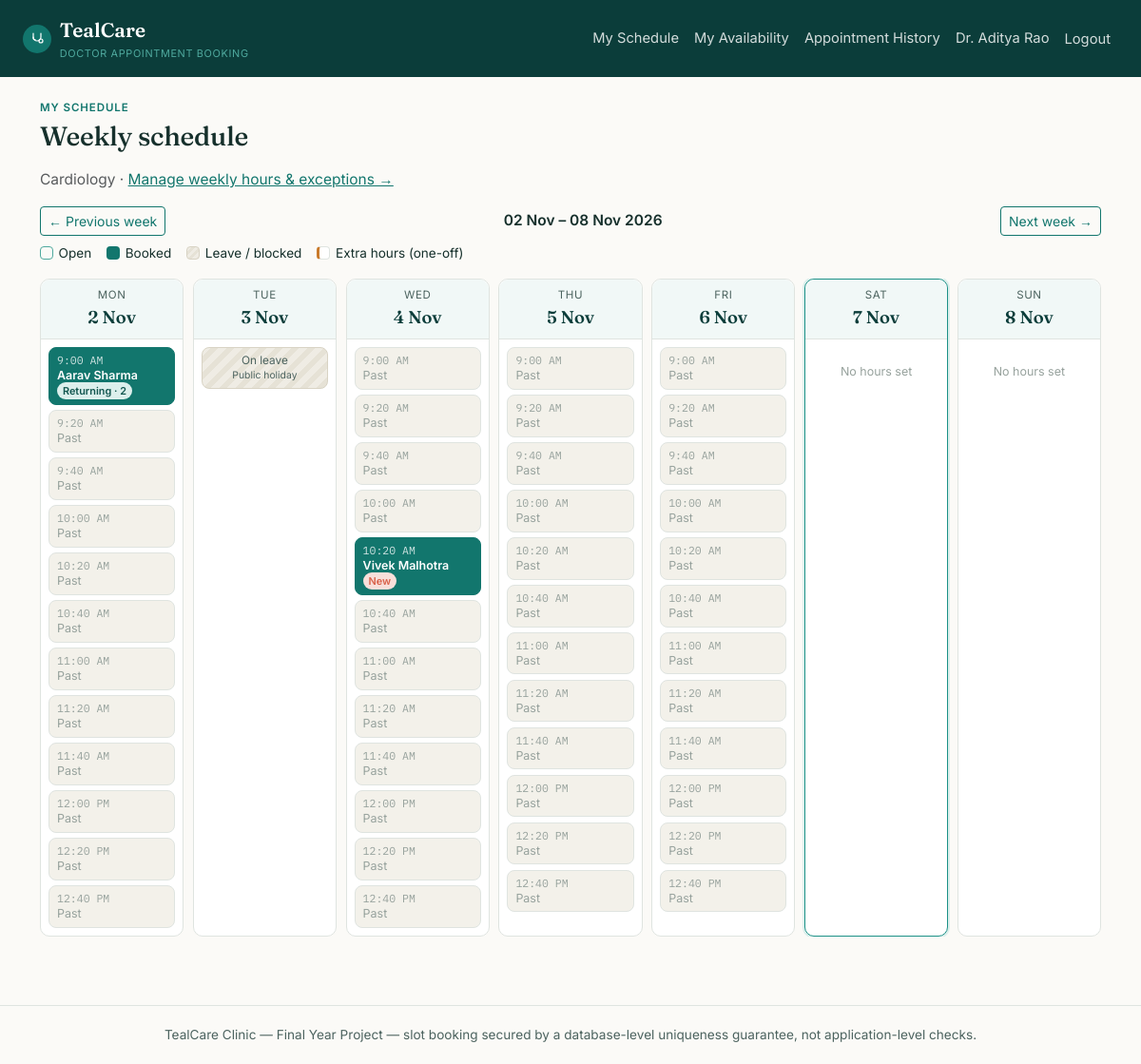
Page /doctor/dashboard (signed in) on the committed database.
### tables this page shows
CREATE TABLE users (
    id INT AUTO_INCREMENT PRIMARY KEY,
    role ENUM('admin','doctor','patient') NOT NULL,
    name VARCHAR(150) NOT NULL,
    email VARCHAR(190) NOT NULL UNIQUE,
    password_hash VARCHAR(255) NOT NULL,
    phone VARCHAR(20) NULL,
     
    staff_code VARCHAR(20) NULL UNIQUE,
     
     
    status ENUM('active','suspended') NOT NULL DEFAULT 'active',
    reset_token VARCHAR(64) NULL,
    reset_token_expires_at DATETIME NULL,
    created_at TIMESTAMP NOT NULL DEFAULT CURRENT_TIMESTAMP
);

CREATE TABLE doctors (
    id INT AUTO_INCREMENT PRIMARY KEY,
    user_id INT NOT NULL UNIQUE,
    specialization_id INT NOT NULL,
    qualification VARCHAR(150) NOT NULL,
    consultation_fee DECIMAL(10,2) NOT NULL DEFAULT 0,
    default_slot_duration_minutes INT NOT NULL DEFAULT 20,
    bio TEXT NULL,
    status ENUM('active','inactive') NOT NULL DEFAULT 'active',
    created_at TIMESTAMP NOT NULL DEFAULT CURRENT_TIMESTAMP,
    FOREIGN KEY (user_id) REFERENCES users(id) ON DELETE CASCADE,
    FOREIGN KEY (specialization_id) REFERENCES specializations(id)
);

CREATE TABLE specializations (
    id INT AUTO_INCREMENT PRIMARY KEY,
    name VARCHAR(100) NOT NULL UNIQUE,
    description VARCHAR(255) NULL
);

CREATE TABLE appointments (
    id INT AUTO_INCREMENT PRIMARY KEY,
    patient_id INT NOT NULL,
    doctor_id INT NOT NULL,
     
     
    reservation_id INT NULL,
    appointment_date DATE NOT NULL,
    start_time TIME NOT NULL,
    end_time TIME NOT NULL,
    status ENUM('booked','completed','cancelled','no_show') NOT NULL DEFAULT 'booked',
    notes TEXT NULL,
    cancelled_by VARCHAR(20) NULL,
     
     
    is_stress_test TINYINT(1) NOT NULL DEFAULT 0,
    created_at TIMESTAMP NOT NULL DEFAULT CURRENT_TIMESTAMP,
    updated_at TIMESTAMP NOT NULL DEFAULT CURRENT_TIMESTAMP ON UPDATE CURRENT_TIMESTAMP,
    FOREIGN KEY (patient_id) REFERENCES users(id),
    FOREIGN KEY (doctor_id) REFERENCES doctors(id),
    FOREIGN KEY (reservation_id) REFERENCES slot_reservations(id) ON DELETE SET NULL,
    INDEX idx_doctor_date (doctor_id, appointment_date),
    INDEX idx_patient (patient_id)
);

CREATE TABLE doctor_weekly_availability (
    id INT AUTO_INCREMENT PRIMARY KEY,
    doctor_id INT NOT NULL,
    day_of_week TINYINT NOT NULL,
    start_time TIME NOT NULL,
    end_time TIME NOT NULL,
    slot_duration_minutes INT NOT NULL DEFAULT 20,
    created_at TIMESTAMP NOT NULL DEFAULT CURRENT_TIMESTAMP,
    FOREIGN KEY (doctor_id) REFERENCES doctors(id) ON DELETE CASCADE,
    INDEX idx_doctor_dow (doctor_id, day_of_week)
);

### app/views/schedule/_week_grid.php (the view, shortened to what the rows shown need)
<?php
$today = date('Y-m-d');
?>
<div class="d-flex justify-content-between align-items-center mb-2">
    <a class="btn btn-sm btn-outline-tc" href="<?= Router::url($weekUrlBase . '?week=' . $prevWeek) ?>">&larr; Previous week</a>
    <div class="fw-semibold"><?= htmlspecialchars(date('d M', strtotime($weekDates[0])) . ' – ' . date('d M Y', strtotime($weekDates[6])), ENT_QUOTES) ?></div>
    <a class="btn btn-sm btn-outline-tc" href="<?= Router::url($weekUrlBase . '?week=' . $nextWeek) ?>">Next week &rarr;</a>
</div>
<div class="d-flex flex-wrap gap-3 mb-3 small">
    <span><span class="legend-swatch" style="background:var(--paper);border:1px solid var(--teal-400);"></span>Open</span>
    <span><span class="legend-swatch" style="background:var(--teal-600);"></span>Booked</span>
    <span><span class="legend-swatch" style="background:repeating-linear-gradient(135deg,#efece4,#efece4 3px,#e6e2d6 3px,#e6e2d6 6px);border:1px solid #d8d3c4;"></span>Leave / blocked</span>
    <span><span class="legend-swatch" style="background:#fff;border-left:3px solid var(--amber);border-top:1px solid var(--line);border-bottom:1px solid var(--line);border-right:1px solid var(--line);"></span>Extra hours (one-off)</span>
</div>
<div class="week-grid">
<?php foreach ($days as $day):
    $date = $day['date'];
    $data = $day['data'];
    $isToday = $date === $today;
?>
    <div class="week-day-col<?= $isToday ? ' is-today' : '' ?>">
        <a class="week-day-head text-decoration-none" href="<?= Router::url($dayUrlBase . '/' . $date) ?>">
            <div class="dow"><?= date('D', strtotime($date)) ?></div>
            <div class="dom"><?= date('j M', strtotime($date)) ?></div>
        </a>
        <div class="week-day-body">
            <?php if ($data['full_day_leave']): ?>
                <div class="slot-chip slot-blocked text-center">On leave<br><span class="small"><?= htmlspecialchars($data['full_day_leave'], ENT_QUOTES) ?></span></div>
            <?php else: ?>
                <?php if (empty($data['slots']) && empty($data['leave_windows'])): ?>
                    <div class="day-empty">No hours set</div>
                <?php endif; ?>
                <?php foreach ($data['slots'] as $slot):
                    $stateClass = $slot['status'] === 'booked' ? 'slot-booked' : ($slot['status'] === 'past' ? 'slot-past' : 'slot-open');
                    $extraClass = $slot['source'] === 'extra_hours' ? ' slot-extra' : '';
                    $timeLabel = date('g:i A', strtotime($slot['start']));
                ?>
                    <?php if ($slot['status'] === 'booked'):
                        $appt = $slot['appointment'];
                        $badge = $appt['is_returning']
                            ? '<span class="badge-returning">Returning · ' . (int) $appt['visit_count'] . '</span>'
                            : '<span class="badge-new">New</span>';
                        $inner = '<span class="slot-time">' . $timeLabel . ($extraClass ? '<span class="tag-extra">Extra</span>' : '') . '</span>'
                            . '<span class="slot-patient">' . htmlspecialchars($appt['patient_name'], ENT_QUOTES) . '</span>' . $badge;
                    ?>
                        <?php if ($apptLinkBase): ?>
                            <a class="slot-chip <?= $stateClass . $extraClass ?>" href="<?= Router::url($apptLinkBase . $appt['id']) ?>"><?= $inner ?></a>
                        <?php else: ?>
                            <div class="slot-chip <?= $stateClass . $extraClass ?>"><?= $inner ?></div>
                        <?php endif; ?>
                    <?php else: ?>
                        <div class="slot-chip <?= $stateClass . $extraClass ?>">
                            <span class="slot-time"><?= $timeLabel ?><?= $extraClass ? '<span class="tag-extra">Extra</span>' : '' ?></span>
                            <?= $slot['status'] === 'past' ? 'Past' : 'Open' ?>
                        </div>
                    <?php endif; ?>
                <?php endforeach; ?>
            <?php endif; ?>
        </div>
    </div>
<?php endforeach; ?>
</div>

### core/Router.php (shortened to what the rows shown need)
<?php
class Router
{
    private array $routes = ['GET' => [], 'POST' => []];
    private static string $basePath = '';
    public static function setBasePath(string $path): void
    {
        self::$basePath = rtrim($path, '/');
    }
    public static function url(string $path = ''): string
    {
        return self::$basePath . $path;
    }
    public function get(string $pattern, array $handler): void
    {
        $this->routes['GET'][$pattern] = $handler;
    }
    public function post(string $pattern, array $handler): void
    {
        $this->routes['POST'][$pattern] = $handler;
    }
    public function dispatch(string $method, string $uri): void
    {
        $path = parse_url($uri, PHP_URL_PATH) ?? '/';
        $path = rtrim($path, '/');
        foreach ($this->routes[$method] ?? [] as $pattern => $handler) {
            $params = $this->match($pattern, $path);
            if ($params !== null) {
                [$controllerClass, $action] = $handler;
                $controller = new $controllerClass();
                call_user_func_array([$controller, $action], $params);
                return;
            }
        }
    }
    private function match(string $pattern, string $path): ?array
    {
        $regex = preg_replace('#\{[a-zA-Z_]+\}#', '([^/]+)', $pattern);
        $regex = rtrim($regex, '/');
        if ($regex === '') {
            $regex = '/';
        }
        if (!preg_match('#^' . $regex . '$#', $path, $matches)) {
            return null;
        }
        array_shift($matches);
        return $matches;
    }
}

### app/views/partials/header.php (shortened to what the rows shown need)
<?php
$currentUser = Auth::user();
?>
<!doctype html>
<html lang="en">
<head>
    <link href="https://cdn.jsdelivr.net/npm/bootstrap@5.3.3/dist/css/bootstrap.min.css" rel="stylesheet">
    <link href="<?= Router::url('/assets/css/style.css') ?>" rel="stylesheet">
</head>
<body>
<nav class="navbar navbar-expand-lg navbar-tc">
    <div class="container-fluid px-3 px-lg-4">
        <a class="navbar-brand" href="<?= Router::url($currentUser ? \App\Controllers\AuthController::roleHome($currentUser['role']) : '/login') ?>">
            <span class="brand-mark">
            </span>
            <span>TealCare<small>Doctor Appointment Booking</small></span>
        </a>
        <div class="collapse navbar-collapse" id="navMain">
            <ul class="navbar-nav ms-auto align-items-lg-center">
                <?php if ($currentUser && $currentUser['role'] === 'admin'): ?>
                    <li class="nav-item"><a class="nav-link" href="<?= Router::url('/admin/dashboard') ?>">Dashboard</a></li>
                    <li class="nav-item"><a class="nav-link" href="<?= Router::url('/admin/doctors') ?>">Doctors</a></li>
                    <li class="nav-item"><a class="nav-link" href="<?= Router::url('/admin/specializations') ?>">Specializations</a></li>
                    <li class="nav-item"><a class="nav-link" href="<?= Router::url('/admin/board') ?>">Today's Board</a></li>
                    <li class="nav-item"><a class="nav-link" href="<?= Router::url('/admin/appointments') ?>">Appointments</a></li>
                    <li class="nav-item"><a class="nav-link" href="<?= Router::url('/admin/patients') ?>">Patients</a></li>
                    <li class="nav-item"><a class="nav-link" href="<?= Router::url('/admin/stress-test') ?>">Stress Test</a></li>
                    <li class="nav-item"><a class="nav-link" href="<?= Router::url('/admin/audit-log') ?>">Audit &amp; Reports</a></li>
                <?php elseif ($currentUser && $currentUser['role'] === 'doctor'): ?>
                    <li class="nav-item"><a class="nav-link" href="<?= Router::url('/doctor/dashboard') ?>">My Schedule</a></li>
                    <li class="nav-item"><a class="nav-link" href="<?= Router::url('/doctor/availability') ?>">My Availability</a></li>
                    <li class="nav-item"><a class="nav-link" href="<?= Router::url('/doctor/appointments') ?>">Appointment History</a></li>
                <?php endif; ?>
                <?php if ($currentUser): ?>
                    <li class="nav-item"><a class="nav-link" href="<?= Router::url('/account') ?>"><?= htmlspecialchars($currentUser['name'], ENT_QUOTES) ?></a></li>
                    <li class="nav-item">
                        <form method="post" action="<?= Router::url('/logout') ?>" class="d-inline">
                            <button type="submit" class="btn btn-link nav-link" style="border:0;">Logout</button>
                        </form>
                    </li>
                <?php else: ?>
                    <li class="nav-item"><a class="nav-link" href="<?= Router::url('/login') ?>">Login</a></li>
                    <li class="nav-item"><a class="nav-link" href="<?= Router::url('/register') ?>">Register</a></li>
                <?php endif; ?>
            </ul>
        </div>
    </div>
</nav>
<div class="container py-4">

### app/views/doctor/week.php (shortened to what the rows shown need)
<p class="eyebrow mb-1">My schedule</p>
<h1 class="h3 mb-3">Weekly schedule</h1>
<p class="text-muted mb-3"><?= htmlspecialchars($doctor['specialization_name'], ENT_QUOTES) ?> &middot; <a href="<?= Router::url('/doctor/availability') ?>">Manage weekly hours &amp; exceptions &rarr;</a></p>
<?php
$weekUrlBase = '/doctor/dashboard';
$dayUrlBase = '/doctor/schedule/day';
$apptLinkBase = '/doctor/appointments/';
include __DIR__ . '/../schedule/_week_grid.php';
?>

### rows in the picture
users: name "Dr. Aditya Rao"
doctors: specialization.name "Cardiology"
appointments: start_time "9:00 AM", patient.name "Aarav Sharma", visit_count "2", shows "Past"
appointments: start_time "10:20 AM", shows "Past", patient.name "Vivek Malhotra", shows "New"
doctor_weekly_availability: timeLabel "12:40 PM", shows "Past"

### other values in the picture
date('D', strtotime($date)) "MON"
date('j M', strtotime($date)) "2 Nov"
$timeLabel "9:20 AM"
$timeLabel "9:40 AM"
$timeLabel "10:00 AM"
$timeLabel "10:40 AM"
$timeLabel "11:00 AM"
$timeLabel "11:20 AM"
$timeLabel "11:40 AM"
$timeLabel "12:00 PM"
$timeLabel "12:20 PM"
date('D', strtotime($date)) "TUE"
date('j M', strtotime($date)) "3 Nov"
$data['full_day_leave'] "Public holiday"
date('D', strtotime($date)) "WED"
